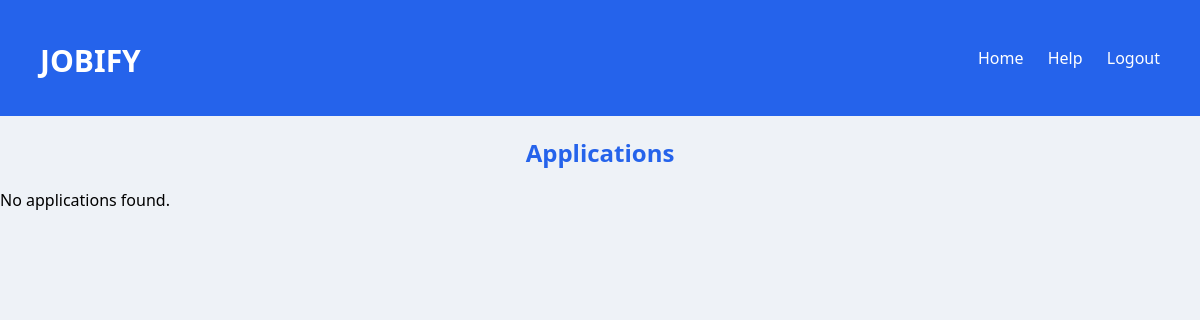
The page /view-applications/ (signed in) on the database as committed earlier.
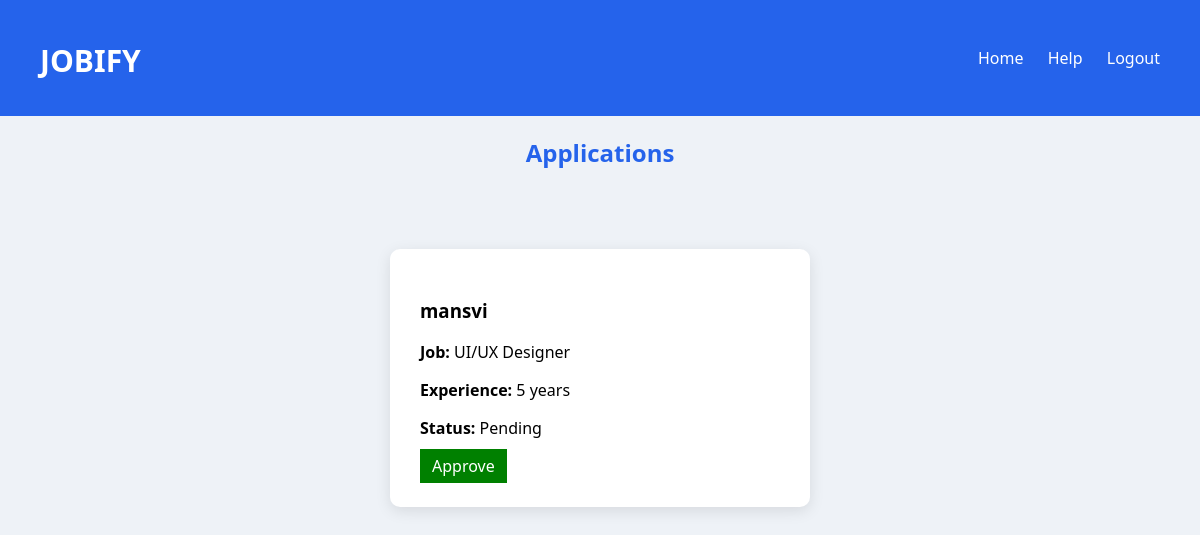
The same page on the database as committed later.
### portal/models.py (models this page shows, shortened)
class Application(models.Model):
    candidate = models.ForeignKey(Candidate, on_delete=models.CASCADE)
    job = models.ForeignKey(Job, on_delete=models.CASCADE)
    resume = models.FileField(upload_to='resumes/', null=True, blank=True)
    experience = models.IntegerField(null=True, blank=True)
    applied_on = models.DateTimeField(auto_now_add=True)
    status = models.CharField(max_length=20, default="Pending")
    interview_date = models.DateField(null=True, blank=True)
    interview_time = models.TimeField(null=True, blank=True)
    interview_mode = models.CharField(max_length=50, null=True, blank=True)

class Candidate(models.Model):
    name = models.CharField(max_length=100)
    email = models.EmailField()
    password = models.CharField(max_length=100)
    role = models.CharField(max_length=20)

class Job(models.Model):
    title = models.CharField(max_length=200)
    company = models.ForeignKey(Company, on_delete=models.CASCADE)
    location = models.CharField(max_length=200)
    salary = models.CharField(max_length=100, null=True, blank=True)

### portal/views.py (the view)
# urls.py: path('view-applications/', views.view_applications, name='view_applications'),
def view_applications(request):
    company_email = request.session.get('email')
    if not company_email:
        return redirect('login')
    company = Company.objects.filter(email=company_email).first()
    if not company:
        return redirect('login')
    jobs = Job.objects.filter(company=company)
    applications = Application.objects.filter(job__in=jobs)
    return render(request, 'portal/View_applications.html', {
        'applications': applications
    })

### templates/portal/View_applications.html (shortened to what this page needs)
{% load static %}
<!doctype html>
<html>
  <head>
    <link rel="stylesheet" href="{% static 'css/style.css' %}" />
  </head>
  <body>
    <div class="navbar">
      <h2 class="logo">JOBIFY</h2>
      <div class="nav-links">
        <a href="{% url 'company' %}">Home</a>
        <a href="{% url 'help' %}">Help</a>
        <a href="{% url 'logout' %}">Logout</a>
      </div>
    </div>
    <div class="container">
      <h2>Applications</h2>
      {% for app in applications %}
      <div class="card">
        <h3>{{ app.candidate.name }}</h3>
        <p><strong>Job:</strong> {{ app.job.title }}</p>
        <p><strong>Experience:</strong> {{ app.experience }} years</p>
        <p><strong>Status:</strong> {{ app.status }}</p>
        {% if app.status == "Pending" %}
        <a
          href="{% url 'approve_application' app.id %}"
          style="
            color: white;
            background: green;
            padding: 6px 12px;
            text-decoration: none;
          "
        >
          Approve
        </a>
        {% endif %}
      </div>
      {% empty %}
      <p>No applications found.</p>
      {% endfor %}
    </div>
  </body>
</html>

Rows that differ between the two databases and show on the page:
added Application: candidate.name "mansvi", job "UI/UX Designer", experience "5", status "Pending", shows "Approve"
Other text that changed with them:
text no longer shown: "No applications found."
